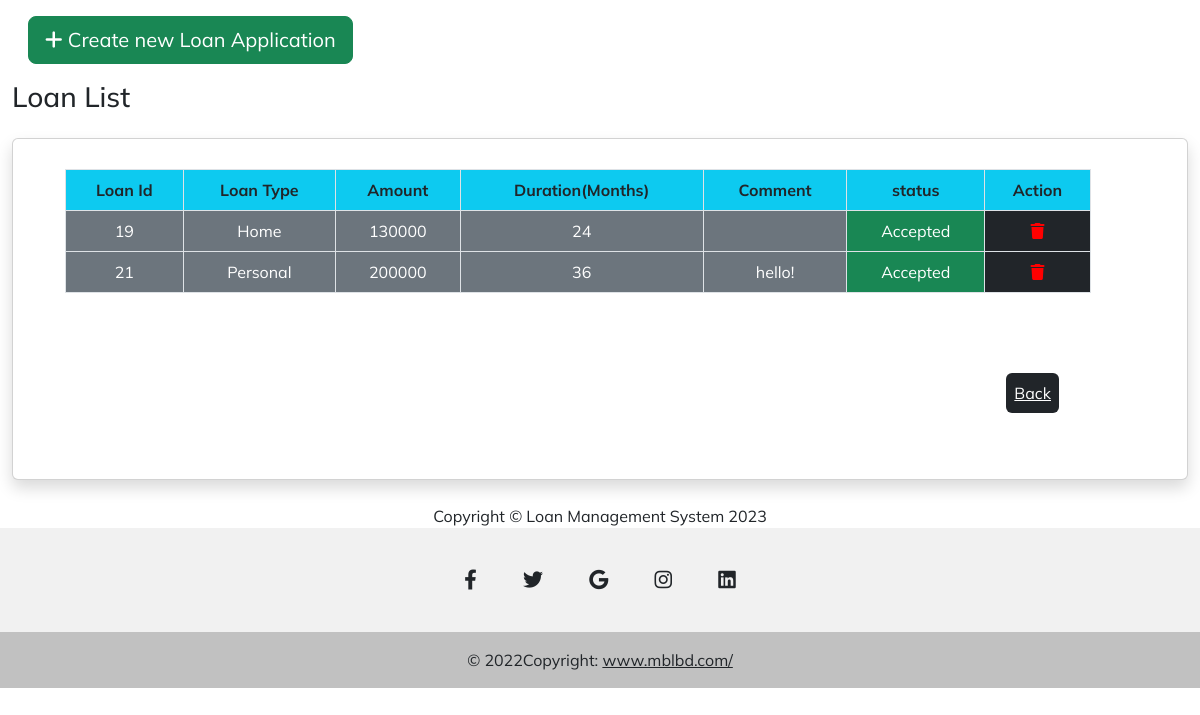
The app's page /cus_loan.php (signed in) with its own data.
### tables this page shows
CREATE TABLE `loan_request` (
  `loanid` int(255) NOT NULL,
  `cid` int(255) NOT NULL,
  `loantype` varchar(255) NOT NULL,
  `loanamount` varchar(255) NOT NULL,
  `loantime` varchar(255) NOT NULL,
  `comment` varchar(255) NOT NULL,
  `status` tinyint(255) NOT NULL COMMENT '0=request,1=approve,2=reject'
);

### cus_loan.php (the view, shortened to what this page needs)
<?php
@include 'connect.php';
$id = $_SESSION['cus_id'];
$select = "SELECT * from loan_request  where cid={$id}  ";
$query = mysqli_query($con, $select);
?>
<!doctype html>
<html lang="en">
<head>
    <link rel="stylesheet" href="../mblbank/css/style.css">
    <link href="https://cdn.jsdelivr.net/npm/bootstrap@5.2.3/dist/css/bootstrap.min.css" rel="stylesheet"
>
    <link rel="stylesheet" href="https://cdnjs.cloudflare.com/ajax/libs/font-awesome/6.2.1/css/all.min.css"
 />
</head>
<body>
    <div id="content-wrapper" class="d-flex flex-column">
        <div id="content">
            <div class="container-fluid">
                <a class="m-3 btn btn-lg btn-success" href="cus_loan_request.php"><span class="fa fa-plus"></span>
                    Create new Loan Application</a>
                <div class="d-sm-flex align-items-center justify-content-between mb-4">
                    <h1 class="h3 mb-0 text-gray-800">Loan List</h1>
                </div>
                <div class="card shadow mb-4">
                    <div class="card-body">
                        <div class="table-responsive">
                            <table class="table table-bordered" id="dataTable" width="100%" cellspacing="0">
                                <thead>
                                    <tr class="bg-info text-center">
                                        <th>Loan Id</th>
                                        <th>Loan Type</th>
                                        <th>Amount</th>
                                        <th>Duration(Months)</th>
                                        <th>Comment</th>
                                        <th>status</th>
                                        <th>Action</th>
                                    </tr>
                                </thead>
                                <tbody>
                                    <?php
                    while($res = mysqli_fetch_array($query)){
                    ?>
                                    <tr class="text-center">
                                        <td class="bg-secondary" style="color:white;"><?php echo $res['loanid'] ?></td>
                                        <td class="bg-secondary" style="color:white;"><?php echo $res['loantype'] ?>
                                        </td>
                                        <td class="bg-secondary" style="color:white;"><?php echo $res['loanamount'] ?>
                                        </td>
                                        <td class="bg-secondary" style="color:white;"><?php echo $res['loantime'] ?>
                                        </td>
                                        <td class="bg-secondary" style="color:white;"><?php echo $res['comment'] ?></td>
                                        <?php switch($res['status']):
                                        case 0: ?>
                                        <?php case 1: ?>
                                        <td class="bg-success" style="color:white;">Accepted</td>
                                        <?php break; ?>
                                        <?php endswitch; ?>
                                        <td class="text-center bg-dark"><a
                                                href="loan_delete.php?loanid=<?php echo $res['loanid']; ?> "
                                                data-toggle="tooltip" data-placement="bottom" title="Delete"><i
                                                    class="fa fa-trash " style="color: #ff0000;"
                                                    aria-hidden="true"></i></a></td>
                                    </tr>
                                    <?php
                    } ;
                    ?>
                                </tbody>
                            </table>
                        </div>
                    </div>
                    <div class="  d-flex justify-content-end ">
                        <a class="bg-dark  m-5 p-2  rounded " href="customer_home.php" class="btn mt-5 "
                            style="color: white;">Back</a>
                    </div>
                </div>
            </div>
            <footer class="stocky-footer">
                <div class="container my-auto">
                    <div class="copyright text-center my-auto">
                        <span>Copyright &copy; Loan Management System <?php echo date("Y")?></span>
                    </div>
                </div>
            </footer>
        </div>
    </div>
    <?php include'footer.php'; ?>
</body>

### css/style.css (style rules this page uses)
* { margin: 0; padding: 0; box-sizing: border-box; font-family: "Mulish", sans-serif; }
.card { border-radius: 4px; background: rgb(235, 0, 0); box-shadow: 0 6px 10px rgba(0, 0, 0, 0.08), 0 0 6px rgba(0, 0, 0, 0.05); transition: 0.3s transform cubic-bezier(0.155, 1.105, 0.295, 1.12), 0.3s box-shadow, 0.3s -webkit-transform cubic-bezier(0.155, 1.105, 0.295, 1.12); padding: 14px 80px 18px 36px; cursor: pointer; }

### records on screen
loan_request: loanid "19", loantype "Home", loanamount "130000", loantime "24", status "Accepted"
loan_request: loanid "21", loantype "Personal", loanamount "200000", loantime "36", comment "hello!", status "Accepted"
